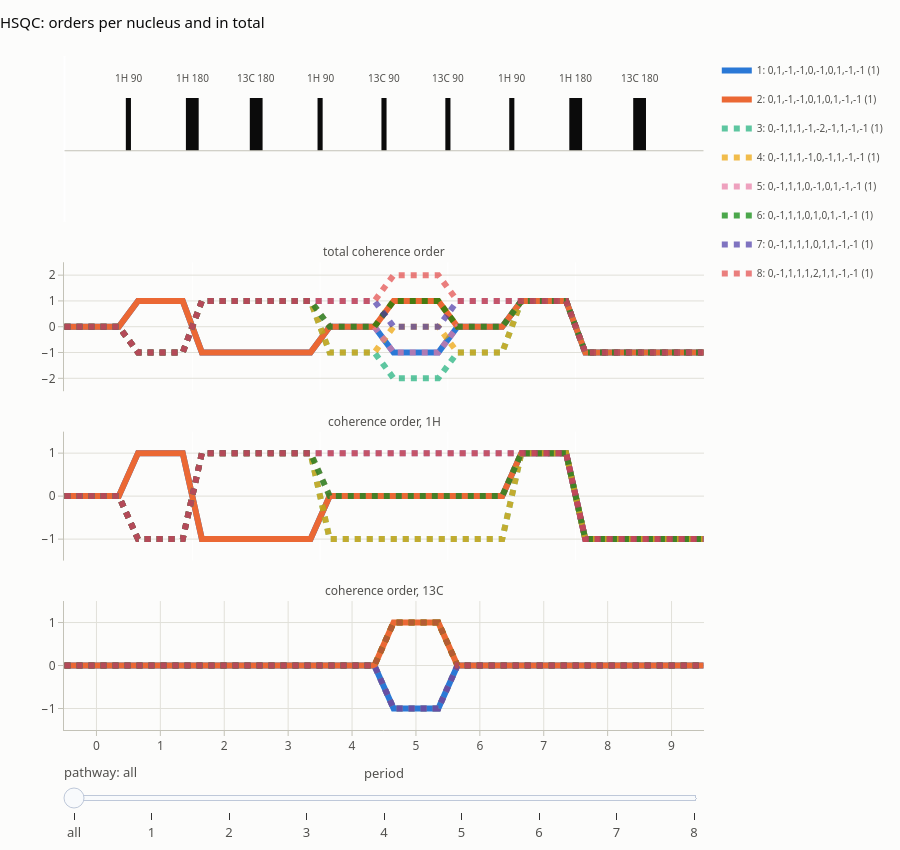

This figure's notebook cell:
### Markdown cell above
## Two nuclei

Pulses act on one nucleus each; the other nuclei carry their orders forward,
and the total order is the sum. The nine-pulse HSQC of the 1998 paper (Fig. 9)
on a 1H-13C pair, with perfect 180° pulses and the usual four-step cycle on the
two carbon 90° pulses; the wanted pathways carry proton coherence through the
first INEPT, carbon ±1 during the evolution, and proton −1 at detection:

### Code cell
C = Nucleus("13C")
kinds = ["90", "180", "180", "90", "90", "90", "90", "180", "180"]
nuclei = ["1H", "1H", "13C", "1H", "13C", "13C", "1H", "1H", "13C"]
pulses = tuple(Pulse(n, "perfect_180" if k == "180" else "free", label=f"{n} {k}") for n, k in zip(nuclei, kinds))
hsqc = Sequence(
    nuclei=(H, C),
    pulses=pulses,
    periods=tuple(Period() for _ in range(10)),
    allowed={"1H": AllowedOrders.standard(1, 10), "13C": AllowedOrders.standard(1, 10, end=[0])},
)
hsqc_cycle = PhaseCycle.explicit([[0]] * 4 + [[0, 2], [0, 0, 2, 2], [0], [0], [0]], [0, 2, 2, 0], base=4)
hsqc_wanted = [(0, 1, -1, -1, 0, 1, 0, 1, -1, -1), (0, 1, -1, -1, 0, -1, 0, 1, -1, -1)]
hsqc_result = simulate(hsqc, hsqc_cycle, wanted=hsqc_wanted, epsilon=0)
print(hsqc_result.n_enumerated, "pathways;", len(hsqc_result), "with a nonzero phase-cycle factor")
plot_pathways(hsqc_result, top=8, title="HSQC: orders per nucleus and in total")
